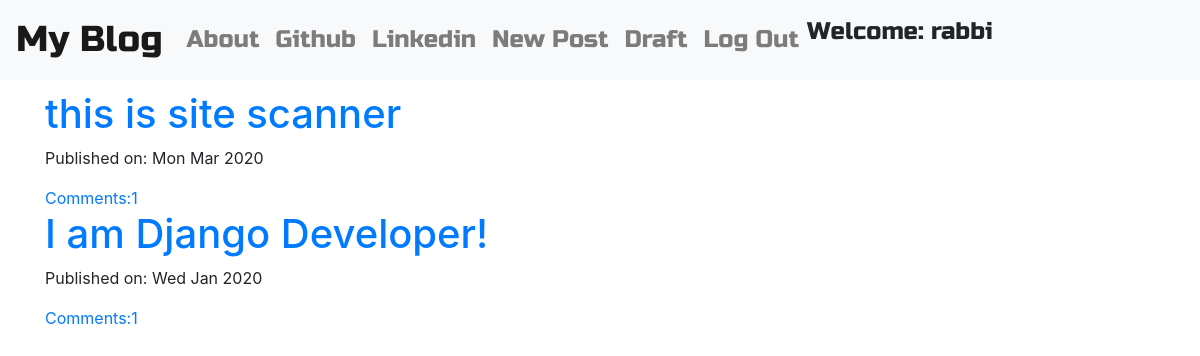
The app's page / (signed in) with its own data.
### blog/models.py (models this page shows, shortened)
class Post(models.Model):
    author=models.ForeignKey('auth.user',on_delete=models.CASCADE)
    title=models.CharField(max_length=200)
    text=models.TextField()
    created_date=models.DateTimeField(default=timezone.now())
    published_date=models.DateTimeField(blank=True,null=True)
    def approve_comments(self):
        return self.comments.filter(approved_comment=True)

### blog/views.py (the view)
# urls.py: path('',PostListView.as_view(),name='post_list'),
class PostListView(ListView):
    model=Post
    def get_queryset(self):
        return Post.objects.filter(published_date__lte=timezone.now()).order_by('-published_date')

### blog/templates/blog/post_list.html
{% extends 'blog/base.html' %}
{% block content %}
<div class="centerstage">
  {% for post in post_list %}
  <div class="post">
    <h1><a href="{% url 'blog:post_detail' pk=post.pk %}">{{post.title}}</a></h1>
    <div class="date">
      <p>Published on: {{post.published_date|date:"D M Y"}}</p>
    </div>
    <a href="{% url 'blog:post_detail' pk=post.pk %}">Comments:{{post.approve_comments.count}}</a>
  </div>
  {% endfor %}
</div>
{% endblock %}

### blog/templates/blog/base.html (shortened to what this page needs)
<!DOCTYPE html>
{% load static %}
<html lang="en" dir="ltr">
  <head>
    <link rel="stylesheet" href="https://stackpath.bootstrapcdn.com/bootstrap/4.4.1/css/bootstrap.min.css">
    <link rel="stylesheet" href="//cdn.jsdelivr.net/npm/medium-editor@latest/dist/css/medium-editor.min.css" type="text/css" media="screen" charset="utf-8">
    <link rel="stylesheet" href="{% static 'css/blog.css' %}">
  </head>
  <body class="loader">
    <nav class="navbar navbar-expand-lg navbar-light bg-light techfont custon-navbar">
      <a class="navbar-brand bigbrand" href="{% url 'blog:post_list' %}">My Blog</a>
  <div class="collapse navbar-collapse" id="navbarNav">
    <ul class="navbar-nav">
      <li class="nav-item">
        <a class="nav-link" href="{% url 'blog:about' %}">About</a>
      </li>
      <li class="nav-item">
        <a class="nav-link" href="https://www.github.com">Github</a>
      </li>
      <li class="nav-item">
        <a class="nav-link" href="https://www.linkedin.com">Linkedin</a>
      </li>
    </ul>
    <ul class="navbar-nav navbar-right">
      {% if user.is_authenticated %}
      <li class="nav-item">
        <a class="nav-link" href="{% url 'blog:post_new' %}">New Post</a>
      </li>
      <li class="nav-item">
        <a class="nav-link" href="{% url 'blog:post_draft_list' %}">Draft</a>
      </li>
      <li class="nav-item">
        <a class="nav-link" href="{% url 'logout' %}">Log Out</a>
      </li>
      <li class="nav-item">
        <a>Welcome: {{user.username}}</a>
      </li>
      {% else %}
      <li class="nav-item">
        <a class="nav nav-link navbar-right" href="{% url 'login' %}"><span class="glyphicon glyphicon-user">Login</span></a>
      </li>
      {% endif %}
    </ul>
      </nav>
    <div class="content container">
      <div class="row">
        <div class="col-md-8">
          <div class="blog_posts">
            {% block content %}
            {% endblock %}
          </div>
        </div>
      </div>
    </div>
  </body>
</html>

### blog/static/css/blog.css (style rules this page uses)
.techfont { font-family: 'Russo One',sans-serif; font-size: 1.5em; margin-bottom: 10px; }
.bigbrand { font-size: 1.5em; }
.centerstage { margin-left: auto; margin-right: auto; }
.loader { filter:hue-rotate(0deg); color:linear-gradient(45deg,#0f8,#08f); animation:hue 10000ms infinite linear; }

### records on screen
Post: title "this is site scanner", published_date "Mon Mar 2020", approve_comments.count "1"
Post: title "I am Django Developer!", published_date "Wed Jan 2020", approve_comments.count "1"

### other values on screen
{{ user.username }} "rabbi"
